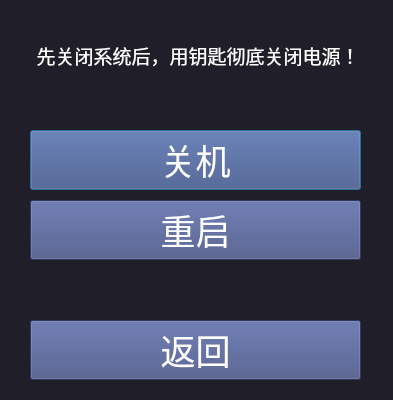
<?xml version="1.0" encoding="UTF-8"?>
<ui version="4.0">
 <class>shutDownDialog</class>
 <widget class="QDialog" name="shutDownDialog">
  <property name="geometry">
   <rect>
    <x>0</x>
    <y>0</y>
    <width>393</width>
    <height>400</height>
   </rect>
  </property>
  <property name="sizePolicy">
   <sizepolicy hsizetype="Preferred" vsizetype="Fixed">
    <horstretch>0</horstretch>
    <verstretch>0</verstretch>
   </sizepolicy>
  </property>
  <property name="windowTitle">
   <string>关机</string>
  </property>
  <property name="styleSheet">
   <string notr="true">background-color: rgb(32, 30, 41);
color: rgb(255, 255, 255);</string>
  </property>
  <widget class="QPushButton" name="shutdownBtn">
   <property name="geometry">
    <rect>
     <x>30</x>
     <y>130</y>
     <width>331</width>
     <height>60</height>
    </rect>
   </property>
   <property name="font">
    <font>
     <pointsize>26</pointsize>
     <weight>50</weight>
     <italic>false</italic>
     <bold>false</bold>
    </font>
   </property>
   <property name="focusPolicy">
    <enum>Qt::ClickFocus</enum>
   </property>
   <property name="styleSheet">
    <string notr="true">background-color: rgb(66, 79, 131);</string>
   </property>
   <property name="text">
    <string>关机</string>
   </property>
  </widget>
  <widget class="QPushButton" name="rebootBtn">
   <property name="geometry">
    <rect>
     <x>30</x>
     <y>200</y>
     <width>331</width>
     <height>60</height>
    </rect>
   </property>
   <property name="font">
    <font>
     <pointsize>26</pointsize>
     <weight>50</weight>
     <italic>false</italic>
     <bold>false</bold>
    </font>
   </property>
   <property name="focusPolicy">
    <enum>Qt::ClickFocus</enum>
   </property>
   <property name="styleSheet">
    <string notr="true">background-color: rgb(66, 79, 131);</string>
   </property>
   <property name="text">
    <string>重启</string>
   </property>
  </widget>
  <widget class="QPushButton" name="returnBtn">
   <property name="geometry">
    <rect>
     <x>30</x>
     <y>320</y>
     <width>331</width>
     <height>60</height>
    </rect>
   </property>
   <property name="font">
    <font>
     <pointsize>26</pointsize>
     <weight>50</weight>
     <italic>false</italic>
     <bold>false</bold>
    </font>
   </property>
   <property name="focusPolicy">
    <enum>Qt::ClickFocus</enum>
   </property>
   <property name="styleSheet">
    <string notr="true">background-color: rgb(66, 79, 131);</string>
   </property>
   <property name="text">
    <string>返回</string>
   </property>
  </widget>
  <widget class="QLabel" name="label">
   <property name="geometry">
    <rect>
     <x>10</x>
     <y>10</y>
     <width>376</width>
     <height>91</height>
    </rect>
   </property>
   <property name="font">
    <font>
     <pointsize>14</pointsize>
     <weight>50</weight>
     <italic>false</italic>
     <bold>false</bold>
    </font>
   </property>
   <property name="layoutDirection">
    <enum>Qt::LeftToRight</enum>
   </property>
   <property name="text">
    <string>先关闭系统后，用钥匙彻底关闭电源！</string>
   </property>
   <property name="alignment">
    <set>Qt::AlignCenter</set>
   </property>
  </widget>
 </widget>
 <resources/>
 <connections>
  <connection>
   <sender>returnBtn</sender>
   <signal>clicked()</signal>
   <receiver>shutDownDialog</receiver>
   <slot>accept()</slot>
   <hints>
    <hint type="sourcelabel">
     <x>195</x>
     <y>299</y>
    </hint>
    <hint type="destinationlabel">
     <x>199</x>
     <y>187</y>
    </hint>
   </hints>
  </connection>
 </connections>
</ui>
